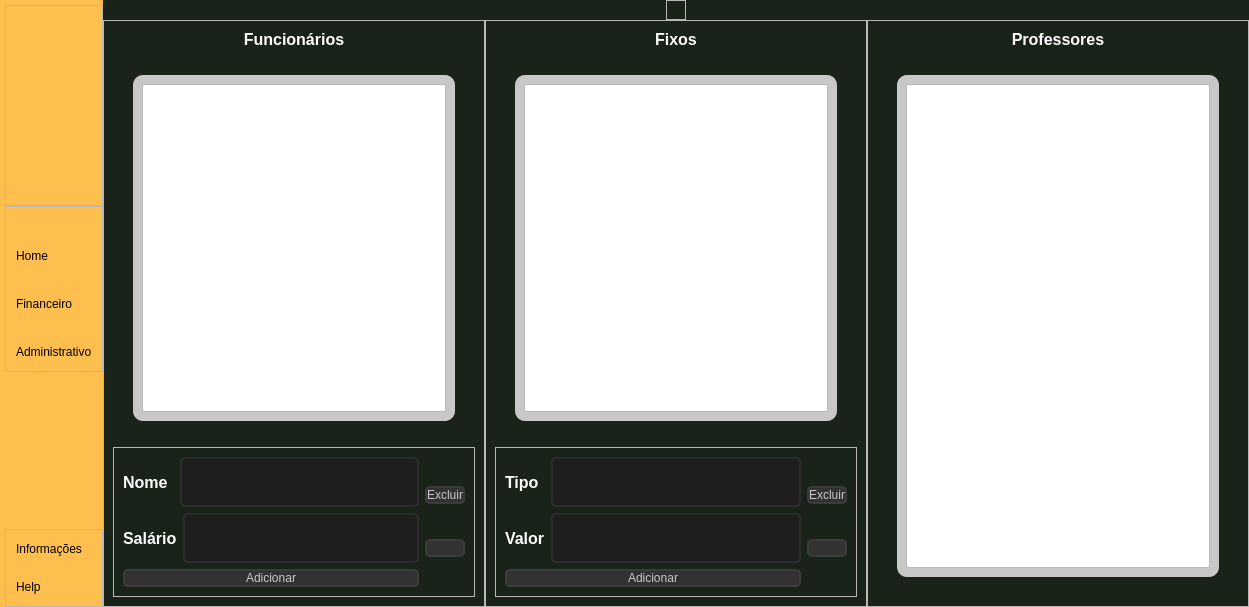
<?xml version="1.0" encoding="UTF-8"?>
<ui version="4.0">
 <class>Pagamentos</class>
 <widget class="QDialog" name="Pagamentos">
  <property name="geometry">
   <rect>
    <x>0</x>
    <y>0</y>
    <width>1249</width>
    <height>607</height>
   </rect>
  </property>
  <property name="windowTitle">
   <string>Dialog</string>
  </property>
  <layout class="QGridLayout" name="gridLayout">
   <property name="leftMargin">
    <number>0</number>
   </property>
   <property name="topMargin">
    <number>0</number>
   </property>
   <property name="rightMargin">
    <number>0</number>
   </property>
   <property name="bottomMargin">
    <number>0</number>
   </property>
   <property name="spacing">
    <number>0</number>
   </property>
   <item row="0" column="0">
    <widget class="QWidget" name="widget" native="true">
     <property name="sizePolicy">
      <sizepolicy hsizetype="Expanding" vsizetype="Expanding">
       <horstretch>0</horstretch>
       <verstretch>0</verstretch>
      </sizepolicy>
     </property>
     <property name="styleSheet">
      <string notr="true"/>
     </property>
     <layout class="QHBoxLayout" name="horizontalLayout">
      <property name="spacing">
       <number>0</number>
      </property>
      <property name="leftMargin">
       <number>0</number>
      </property>
      <property name="topMargin">
       <number>0</number>
      </property>
      <property name="rightMargin">
       <number>0</number>
      </property>
      <property name="bottomMargin">
       <number>0</number>
      </property>
      <item alignment="Qt::AlignLeft">
       <widget class="QWidget" name="leftMenu" native="true">
        <property name="styleSheet">
         <string notr="true">#leftMenu
{
	
	background-color: rgb(254, 191, 78);
}</string>
        </property>
        <layout class="QVBoxLayout" name="verticalLayout_2">
         <property name="spacing">
          <number>0</number>
         </property>
         <property name="leftMargin">
          <number>5</number>
         </property>
         <property name="topMargin">
          <number>0</number>
         </property>
         <property name="rightMargin">
          <number>0</number>
         </property>
         <property name="bottomMargin">
          <number>0</number>
         </property>
         <item alignment="Qt::AlignLeft">
          <widget class="QWidget" name="leftMenuSub" native="true">
           <layout class="QVBoxLayout" name="verticalLayout_3">
            <property name="spacing">
             <number>0</number>
            </property>
            <property name="leftMargin">
             <number>0</number>
            </property>
            <property name="topMargin">
             <number>5</number>
            </property>
            <property name="rightMargin">
             <number>0</number>
            </property>
            <property name="bottomMargin">
             <number>0</number>
            </property>
            <item>
             <widget class="QFrame" name="frame">
              <property name="frameShape">
               <enum>QFrame::StyledPanel</enum>
              </property>
              <property name="frameShadow">
               <enum>QFrame::Raised</enum>
              </property>
              <layout class="QHBoxLayout" name="horizontalLayout_2">
               <property name="spacing">
                <number>0</number>
               </property>
               <property name="leftMargin">
                <number>0</number>
               </property>
               <property name="topMargin">
                <number>0</number>
               </property>
               <property name="rightMargin">
                <number>0</number>
               </property>
               <property name="bottomMargin">
                <number>0</number>
               </property>
               <item alignment="Qt::AlignLeft">
                <widget class="QLabel" name="logo">
                 <property name="maximumSize">
                  <size>
                   <width>166</width>
                   <height>56</height>
                  </size>
                 </property>
                 <property name="styleSheet">
                  <string notr="true">#logo
{
	backgroud-repeat: no-repeat;
backgroud-position: center;
}</string>
                 </property>
                 <property name="text">
                  <string/>
                 </property>
                 <property name="pixmap">
                  <pixmap>../imgplural/nova.png</pixmap>
                 </property>
                 <property name="scaledContents">
                  <bool>true</bool>
                 </property>
                </widget>
               </item>
              </layout>
             </widget>
            </item>
            <item alignment="Qt::AlignTop">
             <widget class="QFrame" name="frame_2">
              <property name="sizePolicy">
               <sizepolicy hsizetype="Preferred" vsizetype="Preferred">
                <horstretch>0</horstretch>
                <verstretch>0</verstretch>
               </sizepolicy>
              </property>
              <property name="frameShape">
               <enum>QFrame::StyledPanel</enum>
              </property>
              <property name="frameShadow">
               <enum>QFrame::Raised</enum>
              </property>
              <layout class="QVBoxLayout" name="verticalLayout_4">
               <property name="spacing">
                <number>0</number>
               </property>
               <property name="leftMargin">
                <number>0</number>
               </property>
               <property name="topMargin">
                <number>10</number>
               </property>
               <property name="rightMargin">
                <number>0</number>
               </property>
               <property name="bottomMargin">
                <number>10</number>
               </property>
               <item>
                <widget class="QPushButton" name="homeButton">
                 <property name="toolTip">
                  <string>Home</string>
                 </property>
                 <property name="styleSheet">
                  <string notr="true">#homeButton
{
	border: none;
	backgroud-color: transparent;
	backgroud: none;
	padding: 2px 10px;
	margin: 0;
	text-align: left;
	margin-top: 30px
}</string>
                 </property>
                 <property name="text">
                  <string>Home</string>
                 </property>
                 <property name="icon">
                  <iconset>
                   <normaloff>../imgplural/feather/home.svg</normaloff>../imgplural/feather/home.svg</iconset>
                 </property>
                 <property name="iconSize">
                  <size>
                   <width>24</width>
                   <height>24</height>
                  </size>
                 </property>
                </widget>
               </item>
               <item>
                <widget class="QPushButton" name="finButton">
                 <property name="toolTip">
                  <string>Financeiro</string>
                 </property>
                 <property name="styleSheet">
                  <string notr="true">#finButton
{
	border: none;
	backgroud-color: transparent;
	backgroud: none;
	padding: 2px 10px;
	margin: 0;
	text-align: left;
	margin-top: 30px
}</string>
                 </property>
                 <property name="text">
                  <string>Financeiro</string>
                 </property>
                 <property name="icon">
                  <iconset>
                   <normaloff>../imgplural/feather/dollar-sign.svg</normaloff>../imgplural/feather/dollar-sign.svg</iconset>
                 </property>
                 <property name="iconSize">
                  <size>
                   <width>24</width>
                   <height>24</height>
                  </size>
                 </property>
                </widget>
               </item>
               <item>
                <widget class="QPushButton" name="admButton">
                 <property name="toolTip">
                  <string>Administrativo</string>
                 </property>
                 <property name="styleSheet">
                  <string notr="true">#admButton
{
	border: none;
	backgroud-color: transparent;
	backgroud: none;
	margin: 0;
	text-align: left;
	padding: 2px 10px;
	margin-top: 30px
}</string>
                 </property>
                 <property name="text">
                  <string>Administrativo</string>
                 </property>
                 <property name="icon">
                  <iconset>
                   <normaloff>../imgplural/feather/archive.svg</normaloff>../imgplural/feather/archive.svg</iconset>
                 </property>
                 <property name="iconSize">
                  <size>
                   <width>24</width>
                   <height>24</height>
                  </size>
                 </property>
                </widget>
               </item>
              </layout>
             </widget>
            </item>
            <item alignment="Qt::AlignBottom">
             <widget class="QFrame" name="frame_3">
              <property name="frameShape">
               <enum>QFrame::StyledPanel</enum>
              </property>
              <property name="frameShadow">
               <enum>QFrame::Raised</enum>
              </property>
              <layout class="QVBoxLayout" name="verticalLayout_5">
               <property name="spacing">
                <number>0</number>
               </property>
               <property name="leftMargin">
                <number>0</number>
               </property>
               <property name="topMargin">
                <number>10</number>
               </property>
               <property name="rightMargin">
                <number>0</number>
               </property>
               <property name="bottomMargin">
                <number>10</number>
               </property>
               <item>
                <widget class="QPushButton" name="infoButton">
                 <property name="toolTip">
                  <string>Help</string>
                 </property>
                 <property name="styleSheet">
                  <string notr="true">#infoButton
{
	border: none;
	backgroud-color: transparent;
	backgroud: none;
	padding: 2px 10px;
	margin: 0;
	text-align: left;
}</string>
                 </property>
                 <property name="text">
                  <string>Informações</string>
                 </property>
                 <property name="icon">
                  <iconset>
                   <normaloff>../imgplural/feather/info.svg</normaloff>../imgplural/feather/info.svg</iconset>
                 </property>
                 <property name="iconSize">
                  <size>
                   <width>24</width>
                   <height>24</height>
                  </size>
                 </property>
                </widget>
               </item>
               <item>
                <widget class="QPushButton" name="helpButton">
                 <property name="toolTip">
                  <string>Help</string>
                 </property>
                 <property name="styleSheet">
                  <string notr="true">#helpButton
{
	border: none;
	backgroud-color: transparent;
	backgroud: none;
	padding: 2px 10px;
	margin: 0;
	text-align: left;
	margin-top: 20px
}</string>
                 </property>
                 <property name="text">
                  <string>Help</string>
                 </property>
                 <property name="icon">
                  <iconset>
                   <normaloff>../imgplural/feather/help-circle.svg</normaloff>../imgplural/feather/help-circle.svg</iconset>
                 </property>
                 <property name="iconSize">
                  <size>
                   <width>24</width>
                   <height>24</height>
                  </size>
                 </property>
                </widget>
               </item>
              </layout>
             </widget>
            </item>
           </layout>
          </widget>
         </item>
        </layout>
       </widget>
      </item>
      <item>
       <widget class="QWidget" name="rightMenu" native="true">
        <property name="sizePolicy">
         <sizepolicy hsizetype="Expanding" vsizetype="Preferred">
          <horstretch>0</horstretch>
          <verstretch>0</verstretch>
         </sizepolicy>
        </property>
        <property name="maximumSize">
         <size>
          <width>16777215</width>
          <height>16777215</height>
         </size>
        </property>
        <property name="styleSheet">
         <string notr="true">#rightMenu
{
	
	background-color: rgb(26, 35, 25);
}</string>
        </property>
        <layout class="QVBoxLayout" name="verticalLayout_11">
         <property name="spacing">
          <number>0</number>
         </property>
         <property name="leftMargin">
          <number>0</number>
         </property>
         <property name="topMargin">
          <number>0</number>
         </property>
         <property name="rightMargin">
          <number>0</number>
         </property>
         <property name="bottomMargin">
          <number>0</number>
         </property>
         <item alignment="Qt::AlignHCenter|Qt::AlignVCenter">
          <widget class="QFrame" name="frame_6">
           <property name="frameShape">
            <enum>QFrame::StyledPanel</enum>
           </property>
           <property name="frameShadow">
            <enum>QFrame::Raised</enum>
           </property>
           <layout class="QVBoxLayout" name="verticalLayout_12"/>
          </widget>
         </item>
         <item>
          <widget class="QWidget" name="widget_2" native="true">
           <property name="sizePolicy">
            <sizepolicy hsizetype="Preferred" vsizetype="Expanding">
             <horstretch>0</horstretch>
             <verstretch>0</verstretch>
            </sizepolicy>
           </property>
           <layout class="QHBoxLayout" name="horizontalLayout_4">
            <property name="spacing">
             <number>0</number>
            </property>
            <property name="leftMargin">
             <number>0</number>
            </property>
            <property name="topMargin">
             <number>0</number>
            </property>
            <property name="rightMargin">
             <number>0</number>
            </property>
            <property name="bottomMargin">
             <number>0</number>
            </property>
            <item>
             <widget class="QFrame" name="frame_7">
              <property name="frameShape">
               <enum>QFrame::StyledPanel</enum>
              </property>
              <property name="frameShadow">
               <enum>QFrame::Raised</enum>
              </property>
              <layout class="QVBoxLayout" name="verticalLayout_10">
               <item>
                <widget class="QPushButton" name="funcionariosBtn">
                 <property name="font">
                  <font>
                   <pointsize>12</pointsize>
                   <bold>true</bold>
                  </font>
                 </property>
                 <property name="styleSheet">
                  <string notr="true">#funcionariosBtn
{
	border: none;
	backgroud-color: transparent;
	backgroud: none;
	margin: 0;
	text-align: center;
	color: rgb(255, 255, 255);
	
}</string>
                 </property>
                 <property name="text">
                  <string>Funcionários</string>
                 </property>
                 <property name="icon">
                  <iconset>
                   <normaloff>../imgplural/iconWhite/users.svg</normaloff>../imgplural/iconWhite/users.svg</iconset>
                 </property>
                 <property name="iconSize">
                  <size>
                   <width>260</width>
                   <height>50</height>
                  </size>
                 </property>
                </widget>
               </item>
               <item>
                <widget class="QFrame" name="frame_9">
                 <property name="styleSheet">
                  <string notr="true">#frame_9
{
background-color: rgb(200, 200, 200);
	border-radius: 10px;
	margin-top: 20px;
	margin-left: 20px;
	margin-bottom: 20px;
	margin-right: 20px;
}
</string>
                 </property>
                 <property name="frameShape">
                  <enum>QFrame::StyledPanel</enum>
                 </property>
                 <property name="frameShadow">
                  <enum>QFrame::Raised</enum>
                 </property>
                 <layout class="QVBoxLayout" name="verticalLayout_9">
                  <item>
                   <widget class="QTableWidget" name="tw_funcionarios">
                    <property name="styleSheet">
                     <string notr="true"/>
                    </property>
                   </widget>
                  </item>
                 </layout>
                </widget>
               </item>
               <item>
                <widget class="QFrame" name="frame_11">
                 <property name="frameShape">
                  <enum>QFrame::StyledPanel</enum>
                 </property>
                 <property name="frameShadow">
                  <enum>QFrame::Raised</enum>
                 </property>
                 <layout class="QHBoxLayout" name="horizontalLayout_8">
                  <item>
                   <layout class="QVBoxLayout" name="verticalLayout">
                    <item>
                     <layout class="QHBoxLayout" name="horizontalLayout_5">
                      <item>
                       <widget class="QLabel" name="label_2">
                        <property name="font">
                         <font>
                          <pointsize>12</pointsize>
                          <bold>true</bold>
                         </font>
                        </property>
                        <property name="styleSheet">
                         <string notr="true">#label_2

{
	color: rgb(255, 255, 255)
}</string>
                        </property>
                        <property name="text">
                         <string>Nome </string>
                        </property>
                       </widget>
                      </item>
                      <item>
                       <widget class="QLineEdit" name="lineEditNome">
                        <property name="styleSheet">
                         <string notr="true">#lineEditNome 
{
	border: 2px solid rgb(45, 45, 45);
	border-radius: 5px;
	padding: 15px;
	background-color: rgb(30, 30, 30);
	color: rgb(100, 100, 100);
	margin-left: 2px;
}

#lineEditNome:focus
{
	
	color: rgb(200, 200, 200);
}
</string>
                        </property>
                       </widget>
                      </item>
                     </layout>
                    </item>
                    <item>
                     <layout class="QHBoxLayout" name="horizontalLayout_6">
                      <item>
                       <widget class="QLabel" name="label">
                        <property name="font">
                         <font>
                          <pointsize>12</pointsize>
                          <bold>true</bold>
                         </font>
                        </property>
                        <property name="styleSheet">
                         <string notr="true">#label

{
	color: rgb(255, 255, 255)
}</string>
                        </property>
                        <property name="text">
                         <string>Salário</string>
                        </property>
                       </widget>
                      </item>
                      <item>
                       <widget class="QLineEdit" name="lineEditSalario">
                        <property name="styleSheet">
                         <string notr="true">#lineEditSalario
{
	border: 2px solid rgb(45, 45, 45);
	border-radius: 5px;
	padding: 15px;
	background-color: rgb(30, 30, 30);
	
	color: rgb(100, 100, 100);
}

#lineEditSalario:focus
{
	
	color: rgb(200, 200, 200);
}
</string>
                        </property>
                       </widget>
                      </item>
                     </layout>
                    </item>
                    <item>
                     <widget class="QPushButton" name="btnAddFun">
                      <property name="styleSheet">
                       <string notr="true">#btnAddFun
{
	background-color: rgb(50, 50, 50);
	border: 2px solid rgb(60, 60, 60);
	border-radius: 5px;
	
	color: rgb(200, 200, 200);
}
#btnAddFun:hover
{
	background-color: rgb(60, 60, 60);
	border: 2px solid rgb(70, 70, 70);
}

#btnAddFun:pressed
{
	background-color: rgb(200, 200, 200);

	
	color: rgb(35, 35, 35);
}</string>
                      </property>
                      <property name="text">
                       <string>Adicionar</string>
                      </property>
                     </widget>
                    </item>
                   </layout>
                  </item>
                  <item>
                   <layout class="QVBoxLayout" name="verticalLayout_15">
                    <item>
                     <widget class="QPushButton" name="btnExcluirFun">
                      <property name="styleSheet">
                       <string notr="true">#btnExcluirFun
{
	background-color: rgb(50, 50, 50);
	border: 2px solid rgb(60, 60, 60);
	border-radius: 5px;
	
	color: rgb(200, 200, 200);
}

#btnExcluirFun:hover
{
	background-color: rgb(60, 60, 60);
	border: 2px solid rgb(70, 70, 70);
}

#btnExcluirFun:pressed
{
	background-color: rgb(200, 200, 200);

	
	color: rgb(35, 35, 35);
}</string>
                      </property>
                      <property name="text">
                       <string>Excluir</string>
                      </property>
                     </widget>
                    </item>
                    <item>
                     <widget class="QPushButton" name="pushButton">
                      <property name="styleSheet">
                       <string notr="true">#pushButton
{
	background-color: rgb(50, 50, 50);
	border: 2px solid rgb(60, 60, 60);
	border-radius: 5px;
	
	color: rgb(200, 200, 200);
}

#pushButton:hover
{
	background-color: rgb(60, 60, 60);
	border: 2px solid rgb(70, 70, 70);
}

#pushButton:pressed
{
	background-color: rgb(200, 200, 200);

	
	color: rgb(35, 35, 35);
}</string>
                      </property>
                      <property name="text">
                       <string/>
                      </property>
                      <property name="icon">
                       <iconset>
                        <normaloff>../imgplural/iconWhite/refresh-ccw.svg</normaloff>../imgplural/iconWhite/refresh-ccw.svg</iconset>
                      </property>
                     </widget>
                    </item>
                   </layout>
                  </item>
                 </layout>
                </widget>
               </item>
              </layout>
             </widget>
            </item>
            <item>
             <widget class="QFrame" name="frame_5">
              <property name="frameShape">
               <enum>QFrame::StyledPanel</enum>
              </property>
              <property name="frameShadow">
               <enum>QFrame::Raised</enum>
              </property>
              <layout class="QVBoxLayout" name="verticalLayout_14">
               <item>
                <widget class="QPushButton" name="gastosfixosBtn">
                 <property name="font">
                  <font>
                   <pointsize>12</pointsize>
                   <bold>true</bold>
                  </font>
                 </property>
                 <property name="styleSheet">
                  <string notr="true">#gastosfixosBtn
{
	border: none;
	backgroud-color: transparent;
	backgroud: none;
	margin: 0;
	text-align: center;
	color: rgb(255, 255, 255);
	
}</string>
                 </property>
                 <property name="text">
                  <string>Fixos</string>
                 </property>
                 <property name="icon">
                  <iconset>
                   <normaloff>../imgplural/iconWhite/anchor.svg</normaloff>../imgplural/iconWhite/anchor.svg</iconset>
                 </property>
                 <property name="iconSize">
                  <size>
                   <width>260</width>
                   <height>50</height>
                  </size>
                 </property>
                </widget>
               </item>
               <item>
                <widget class="QFrame" name="frame_10">
                 <property name="styleSheet">
                  <string notr="true">#frame_10
{
	background-color: rgb(200, 200, 200);;
	border-radius: 10px;
	margin-top: 20px;
	margin-left: 20px;
	margin-bottom: 20px;
	margin-right: 20px;
}
</string>
                 </property>
                 <property name="frameShape">
                  <enum>QFrame::StyledPanel</enum>
                 </property>
                 <property name="frameShadow">
                  <enum>QFrame::Raised</enum>
                 </property>
                 <layout class="QVBoxLayout" name="verticalLayout_8">
                  <item>
                   <widget class="QTableWidget" name="tw_fixos">
                    <property name="styleSheet">
                     <string notr="true"/>
                    </property>
                   </widget>
                  </item>
                 </layout>
                </widget>
               </item>
               <item>
                <widget class="QFrame" name="frame_12">
                 <property name="frameShape">
                  <enum>QFrame::StyledPanel</enum>
                 </property>
                 <property name="frameShadow">
                  <enum>QFrame::Raised</enum>
                 </property>
                 <layout class="QHBoxLayout" name="horizontalLayout_10">
                  <item>
                   <layout class="QVBoxLayout" name="verticalLayout_6">
                    <item>
                     <layout class="QHBoxLayout" name="horizontalLayout_9">
                      <item>
                       <widget class="QLabel" name="label_3">
                        <property name="font">
                         <font>
                          <pointsize>12</pointsize>
                          <bold>true</bold>
                         </font>
                        </property>
                        <property name="styleSheet">
                         <string notr="true">#label_3
{
	color: rgb(255, 255, 255)
}</string>
                        </property>
                        <property name="text">
                         <string>Tipo</string>
                        </property>
                       </widget>
                      </item>
                      <item>
                       <widget class="QLineEdit" name="lineEditTipo">
                        <property name="styleSheet">
                         <string notr="true">#lineEditTipo
{
	border: 2px solid rgb(45, 45, 45);
	border-radius: 5px;
	padding: 15px;
	background-color: rgb(30, 30, 30);
	margin-left: 6px;
	color: rgb(100, 100, 100);
}

#lineEditTipo:focus
{
	
	color: rgb(200, 200, 200);
}
</string>
                        </property>
                       </widget>
                      </item>
                     </layout>
                    </item>
                    <item>
                     <layout class="QHBoxLayout" name="horizontalLayout_7">
                      <item>
                       <widget class="QLabel" name="label_4">
                        <property name="font">
                         <font>
                          <pointsize>12</pointsize>
                          <bold>true</bold>
                         </font>
                        </property>
                        <property name="styleSheet">
                         <string notr="true">#label_4
{
	color: rgb(255, 255, 255)
}</string>
                        </property>
                        <property name="text">
                         <string>Valor</string>
                        </property>
                       </widget>
                      </item>
                      <item>
                       <widget class="QLineEdit" name="lineEditPreco">
                        <property name="styleSheet">
                         <string notr="true">#lineEditPreco
{
	border: 2px solid rgb(45, 45, 45);
	border-radius: 5px;
	padding: 15px;
	background-color: rgb(30, 30, 30);
	
	color: rgb(100, 100, 100);
}

#lineEditPreco:focus
{
	
	color: rgb(200, 200, 200);
}
</string>
                        </property>
                       </widget>
                      </item>
                     </layout>
                    </item>
                    <item>
                     <widget class="QPushButton" name="btnAddFixos">
                      <property name="styleSheet">
                       <string notr="true">#btnAddFixos
{
	background-color: rgb(50, 50, 50);
	border: 2px solid rgb(60, 60, 60);
	border-radius: 5px;
	
	color: rgb(200, 200, 200);
}
#btnAddFixos:hover
{
	background-color: rgb(60, 60, 60);
	border: 2px solid rgb(70, 70, 70);
}

#btnAddFixos:pressed
{
	background-color: rgb(200, 200, 200);

	
	color: rgb(35, 35, 35);
}</string>
                      </property>
                      <property name="text">
                       <string>Adicionar</string>
                      </property>
                     </widget>
                    </item>
                   </layout>
                  </item>
                  <item>
                   <layout class="QVBoxLayout" name="verticalLayout_16">
                    <item>
                     <widget class="QPushButton" name="btnExcluirFixos">
                      <property name="styleSheet">
                       <string notr="true">#btnExcluirFixos
{
	background-color: rgb(50, 50, 50);
	border: 2px solid rgb(60, 60, 60);
	border-radius: 5px;
	
	color: rgb(200, 200, 200);
}

#btnExcluirFixos:hover
{
	background-color: rgb(60, 60, 60);
	border: 2px solid rgb(70, 70, 70);
}

#btnExcluirFixos:pressed
{
	background-color: rgb(200, 200, 200);

	
	color: rgb(35, 35, 35);
}</string>
                      </property>
                      <property name="text">
                       <string>Excluir</string>
                      </property>
                     </widget>
                    </item>
                    <item>
                     <widget class="QPushButton" name="pushButton_2">
                      <property name="styleSheet">
                       <string notr="true">#pushButton_2
{
	background-color: rgb(50, 50, 50);
	border: 2px solid rgb(60, 60, 60);
	border-radius: 5px;
	
	color: rgb(200, 200, 200);
}

#pushButton_2:hover
{
	background-color: rgb(60, 60, 60);
	border: 2px solid rgb(70, 70, 70);
}

#pushButton_2:pressed
{
	background-color: rgb(200, 200, 200);

	
	color: rgb(35, 35, 35);
}</string>
                      </property>
                      <property name="text">
                       <string/>
                      </property>
                      <property name="icon">
                       <iconset>
                        <normaloff>../imgplural/iconWhite/refresh-ccw.svg</normaloff>../imgplural/iconWhite/refresh-ccw.svg</iconset>
                      </property>
                     </widget>
                    </item>
                   </layout>
                  </item>
                 </layout>
                </widget>
               </item>
              </layout>
             </widget>
            </item>
            <item>
             <widget class="QFrame" name="frame_8">
              <property name="frameShape">
               <enum>QFrame::StyledPanel</enum>
              </property>
              <property name="frameShadow">
               <enum>QFrame::Raised</enum>
              </property>
              <layout class="QVBoxLayout" name="verticalLayout_7">
               <item>
                <widget class="QPushButton" name="gastosvariavelBtn">
                 <property name="font">
                  <font>
                   <pointsize>12</pointsize>
                   <bold>true</bold>
                  </font>
                 </property>
                 <property name="styleSheet">
                  <string notr="true">#gastosvariavelBtn
{
	border: none;
	backgroud-color: transparent;
	backgroud: none;
	margin: 0;
	text-align: center;
	color: rgb(255, 255, 255);
	
}</string>
                 </property>
                 <property name="text">
                  <string>Professores</string>
                 </property>
                 <property name="icon">
                  <iconset>
                   <normaloff>../imgplural/iconWhite/layers.svg</normaloff>../imgplural/iconWhite/layers.svg</iconset>
                 </property>
                 <property name="iconSize">
                  <size>
                   <width>260</width>
                   <height>50</height>
                  </size>
                 </property>
                </widget>
               </item>
               <item>
                <widget class="QFrame" name="frame_4">
                 <property name="styleSheet">
                  <string notr="true">#frame_4
{
	background-color: rgb(200, 200, 200);
	border-radius: 10px;
	margin-top: 20px;
	margin-left: 20px;
	margin-bottom: 20px;
	margin-right: 20px;
}
</string>
                 </property>
                 <property name="frameShape">
                  <enum>QFrame::StyledPanel</enum>
                 </property>
                 <property name="frameShadow">
                  <enum>QFrame::Raised</enum>
                 </property>
                 <layout class="QHBoxLayout" name="horizontalLayout_3">
                  <item>
                   <widget class="QTableWidget" name="tw_prof">
                    <property name="styleSheet">
                     <string notr="true"/>
                    </property>
                   </widget>
                  </item>
                 </layout>
                </widget>
               </item>
              </layout>
             </widget>
            </item>
           </layout>
          </widget>
         </item>
        </layout>
       </widget>
      </item>
     </layout>
    </widget>
   </item>
  </layout>
 </widget>
 <resources/>
 <connections/>
</ui>
